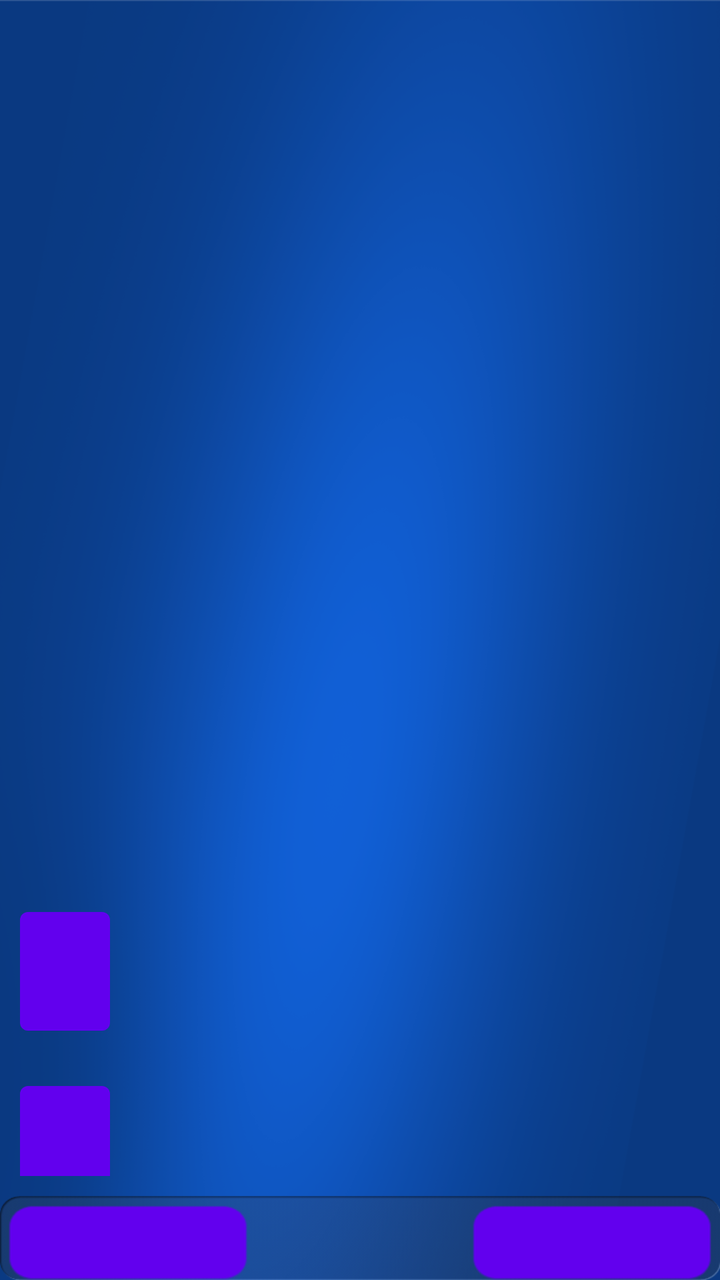
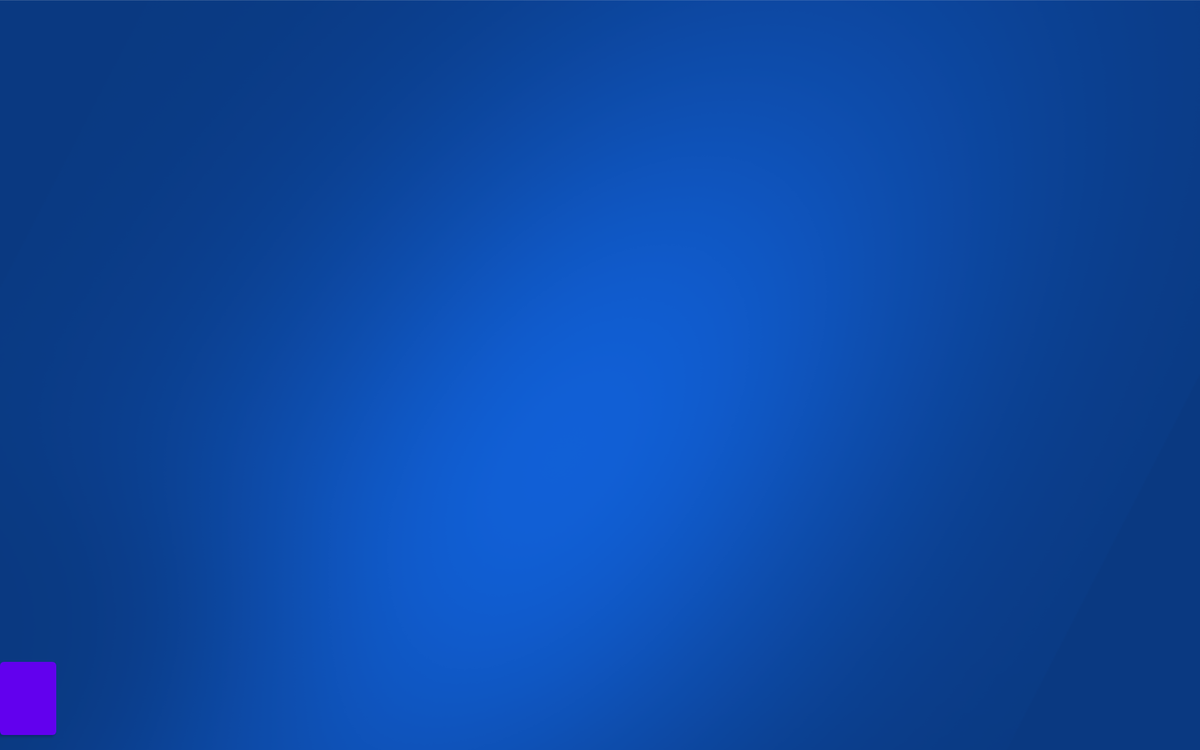

The same Android screen from two of the app's own layout files: first res/layout/ as a phone draws it, then the repository's variant for another configuration, drawn on a device whose configuration selects that folder. Both files follow.
<!-- AndroidManifest.xml: fallback theme Theme.MaterialComponents.DayNight.NoActionBar -->
<!-- res/layout/paintlayout.xml -->
<?xml version="1.0" encoding="utf-8"?>
<LinearLayout xmlns:android="http://schemas.android.com/apk/res/android"
    android:layout_width="match_parent"
    android:layout_height="match_parent"
    android:background="@drawable/background"
    android:baselineAligned="false"
    android:orientation="vertical" >

    <FrameLayout
        android:id="@+id/frameLayoutCanvasWrapper"
        android:layout_width="wrap_content"
        android:layout_height="0dp"
        android:layout_weight="14">

        <LinearLayout
            android:id="@+id/linearLayoutCanvasWrapper"
            android:layout_width="match_parent"
            android:layout_height="match_parent"
            android:orientation="horizontal">
        </LinearLayout>

        <LinearLayout
            android:id="@+id/linearLayout5"
            android:layout_marginLeft="10dp"
            android:layout_width="wrap_content"
            android:layout_height="wrap_content"
            android:layout_marginTop="450dp"
            android:orientation="vertical">

            <Button
                android:id="@+id/btnGreen"
                android:layout_width="@dimen/paint_button_width"
                android:layout_height="@dimen/paint_button_height"
                android:clickable="true"
                android:onClick="on_click_Green_button"
                android:width="@dimen/paint_button_androidwidth">
            </Button>

            <Button
                android:id="@+id/btnRed"
                android:layout_width="@dimen/paint_button_width"
                android:layout_height="@dimen/paint_button_height"
                android:layout_marginTop="@dimen/paint_button_marginTop"
                android:clickable="true"
                android:onClick="on_click_Red_button"
                android:width="@dimen/paint_button_androidwidth" >
            </Button>

            <Button
                android:id="@+id/btnEraser"
                android:layout_width="@dimen/paint_button_width"
                android:layout_height="@dimen/paint_button_height"
                android:layout_marginTop="@dimen/paint_button_marginTop"
                android:clickable="true"
                android:onClick="on_click_Eraser_button"
                android:width="@dimen/paint_button_androidwidth" >
            </Button>
        </LinearLayout>
    </FrameLayout>

    <RelativeLayout
        android:id="@+id/linearLayout2"
        android:layout_width="match_parent"
        android:layout_height="0dp"
        android:layout_weight="1"
        android:layout_gravity="center"
        android:layout_marginTop="10dp"
        android:background="@drawable/bottom_button_bar">

        <Button
            android:id="@+id/button1"
            android:layout_width="120dp"
            android:layout_height="50dp"
            android:layout_marginLeft="@dimen/buttons_margin"
            android:layout_marginTop="@dimen/buttons_margin"
            android:background="@drawable/back_button_xml"
            android:clickable="true"
            android:onClick="on_click_back_button"></Button>

        <Button
            android:id="@+id/btnSave"
            android:layout_width="120dp"
            android:layout_height="50dp"
            android:layout_alignParentRight="true"
            android:layout_marginTop="@dimen/buttons_margin"
            android:layout_marginRight="4dp"
            android:background="@drawable/save_button_xml"
            android:clickable="true"
            android:onClick="on_click_save_button"></Button>
    </RelativeLayout>

</LinearLayout>
<!-- resources referenced by this layout -->
<resources>
  <dimen name="buttons_margin">4dp</dimen>
  <dimen name="paint_button_androidwidth">75dp</dimen>
  <dimen name="paint_button_height">71.3dp</dimen>
  <dimen name="paint_button_marginTop">15.8dp</dimen>
  <dimen name="paint_button_width">45dp</dimen>
  <!-- drawable back_button_xml (drawable-mdpi) -->
  <?xml version="1.0" encoding="utf-8"?>
  <selector xmlns:android="http://schemas.android.com/apk/res/android">
  	<item android:state_pressed="true" android:drawable="@drawable/back_button_active" />
  	<item android:state_focused="true" android:drawable="@drawable/back_button" />
  	<item android:drawable="@drawable/back_button" />
  </selector>
  <!-- drawable background: png bitmap (drawable-mdpi, 160951 bytes) -->
  <!-- drawable bottom_button_bar: png bitmap (drawable-mdpi, 4726 bytes) -->
  <!-- drawable save_button_xml (drawable-mdpi) -->
  <?xml version="1.0" encoding="utf-8"?>
  <selector xmlns:android="http://schemas.android.com/apk/res/android">
  	<item android:state_pressed="true" android:drawable="@drawable/save_button_active" />
  	<item android:state_focused="true" android:drawable="@drawable/save_button" />
  	<item android:drawable="@drawable/save_button" />
  </selector>
  <!-- drawable back_button_active: png bitmap (drawable-mdpi, 7238 bytes) -->
  <!-- drawable back_button: png bitmap (drawable-mdpi, 7795 bytes) -->
  <!-- drawable save_button_active: png bitmap (drawable-mdpi, 7111 bytes) -->
  <!-- drawable save_button: png bitmap (drawable-mdpi, 7713 bytes) -->
</resources>
<!-- res/layout-sw720dp/paintlayout.xml (the repository's variant of the layout above) -->
<!-- drawn on a large tablet held sideways -->
<?xml version="1.0" encoding="utf-8"?>
<LinearLayout xmlns:android="http://schemas.android.com/apk/res/android"
    android:layout_width="match_parent"
    android:layout_height="match_parent"
    android:background="@drawable/background"
    android:baselineAligned="false"
    android:orientation="vertical" >

    <FrameLayout
        android:id="@+id/frameLayoutCanvasWrapper"
        android:layout_width="wrap_content"
        android:layout_height="wrap_content">

        <LinearLayout
            android:id="@+id/linearLayoutCanvasWrapper"
            android:layout_width="match_parent"
            android:layout_height="match_parent"
            android:orientation="horizontal">
        </LinearLayout>

        <LinearLayout
            android:id="@+id/linearLayout5"
            android:layout_width="wrap_content"
            android:layout_height="wrap_content"
            android:layout_marginTop="@dimen/paint_linearLayout5_marginTop"
            android:orientation="vertical">

            <Button
                android:id="@+id/btnGreen"
                android:layout_width="@dimen/paint_button_width"
                android:layout_height="@dimen/paint_button_height"
                android:clickable="true"
                android:onClick="on_click_Green_button"
                android:width="@dimen/paint_button_androidwidth">
            </Button>

            <Button
                android:id="@+id/btnRed"
                android:layout_width="@dimen/paint_button_width"
                android:layout_height="@dimen/paint_button_height"
                android:layout_marginTop="@dimen/paint_button_marginTop"
                android:clickable="true"
                android:onClick="on_click_Red_button"
                android:width="@dimen/paint_button_androidwidth" >
            </Button>

            <Button
                android:id="@+id/btnEraser"
                android:layout_width="@dimen/paint_button_width"
                android:layout_height="@dimen/paint_button_height"
                android:layout_marginTop="@dimen/paint_button_marginTop"
                android:clickable="true"
                android:onClick="on_click_Eraser_button"
                android:width="@dimen/paint_button_androidwidth" >
            </Button>
        </LinearLayout>
    </FrameLayout>

    <LinearLayout
        android:id="@+id/linearLayout2"
        android:layout_width="@dimen/header_width"
        android:layout_height="@dimen/bottom_button_bar_height"
        android:layout_gravity="center"
        android:layout_marginTop="@dimen/paint_bottombar_marginTop"
        android:background="@drawable/bottom_button_bar" >

        <Button
            android:id="@+id/button1"
            android:layout_width="@dimen/button_width"
            android:layout_height="@dimen/button_height"
            android:layout_marginLeft="@dimen/buttons_margin"
            android:layout_marginTop="@dimen/buttons_margin"
            android:background="@drawable/back_button_xml"
            android:clickable="true"
            android:onClick="on_click_back_button" >
        </Button>

        <Button
            android:id="@+id/btnSave"
            android:layout_width="@dimen/button_width"
            android:layout_height="@dimen/button_height"
            android:layout_marginLeft="@dimen/button2_marginLeft"
            android:layout_marginTop="@dimen/buttons_margin"
            android:background="@drawable/save_button_xml"
            android:clickable="true"
            android:onClick="on_click_save_button" >
        </Button>
    </LinearLayout>

</LinearLayout>
<!-- resources referenced by the variant -->
<!-- as a large tablet held sideways resolves them -->
<resources>
  <!-- from res/values-sw800dp/ -->
  <dimen name="bottom_button_bar_height">89dp</dimen>
  <!-- from res/values-sw800dp/ -->
  <dimen name="button2_marginLeft">286dp</dimen>
  <!-- from res/values-sw800dp/ -->
  <dimen name="button_height">78dp</dimen>
  <!-- from res/values-sw800dp/ -->
  <dimen name="button_width">214dp</dimen>
  <!-- from res/values-sw800dp/ -->
  <dimen name="buttons_margin">5dp</dimen>
  <!-- from res/values-sw800dp/ -->
  <dimen name="header_width">724dp</dimen>
  <!-- from res/values-sw800dp/ -->
  <dimen name="paint_bottombar_marginTop">74dp</dimen>
  <!-- from res/values-sw800dp/ -->
  <dimen name="paint_button_androidwidth">100dp</dimen>
  <!-- from res/values-sw800dp/ -->
  <dimen name="paint_button_height">90dp</dimen>
  <!-- from res/values-sw800dp/ -->
  <dimen name="paint_button_marginTop">20dp</dimen>
  <!-- from res/values-sw800dp/ -->
  <dimen name="paint_button_width">60dp</dimen>
  <!-- from res/values-sw800dp/ -->
  <dimen name="paint_linearLayout5_marginTop">700dp</dimen>
  <!-- drawable back_button_xml (drawable-mdpi) -->
  <?xml version="1.0" encoding="utf-8"?>
  <selector xmlns:android="http://schemas.android.com/apk/res/android">
  	<item android:state_pressed="true" android:drawable="@drawable/back_button_active" />
  	<item android:state_focused="true" android:drawable="@drawable/back_button" />
  	<item android:drawable="@drawable/back_button" />
  </selector>
  <!-- drawable background: png bitmap (drawable-mdpi, 160951 bytes) -->
  <!-- drawable bottom_button_bar: png bitmap (drawable-mdpi, 4726 bytes) -->
  <!-- drawable save_button_xml (drawable-mdpi) -->
  <?xml version="1.0" encoding="utf-8"?>
  <selector xmlns:android="http://schemas.android.com/apk/res/android">
  	<item android:state_pressed="true" android:drawable="@drawable/save_button_active" />
  	<item android:state_focused="true" android:drawable="@drawable/save_button" />
  	<item android:drawable="@drawable/save_button" />
  </selector>
  <!-- drawable back_button_active: png bitmap (drawable-mdpi, 7238 bytes) -->
  <!-- drawable back_button: png bitmap (drawable-mdpi, 7795 bytes) -->
  <!-- drawable save_button_active: png bitmap (drawable-mdpi, 7111 bytes) -->
  <!-- drawable save_button: png bitmap (drawable-mdpi, 7713 bytes) -->
</resources>
